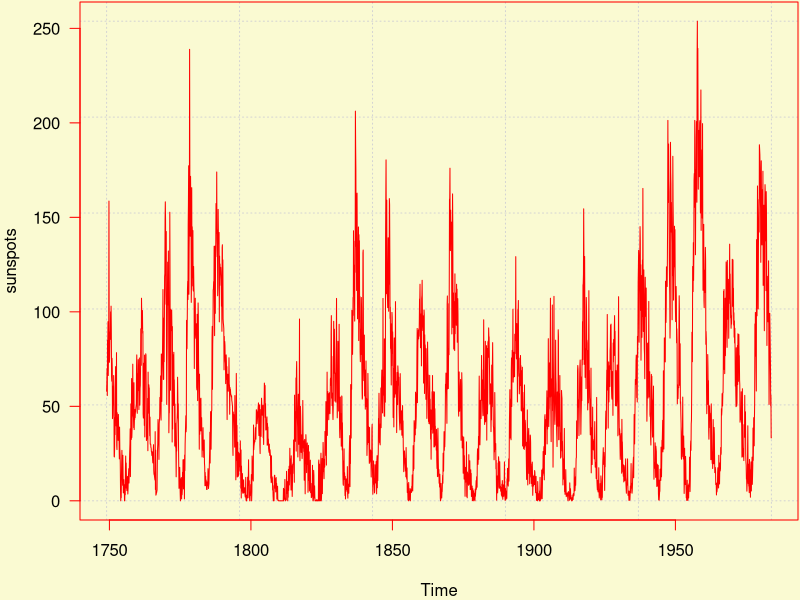
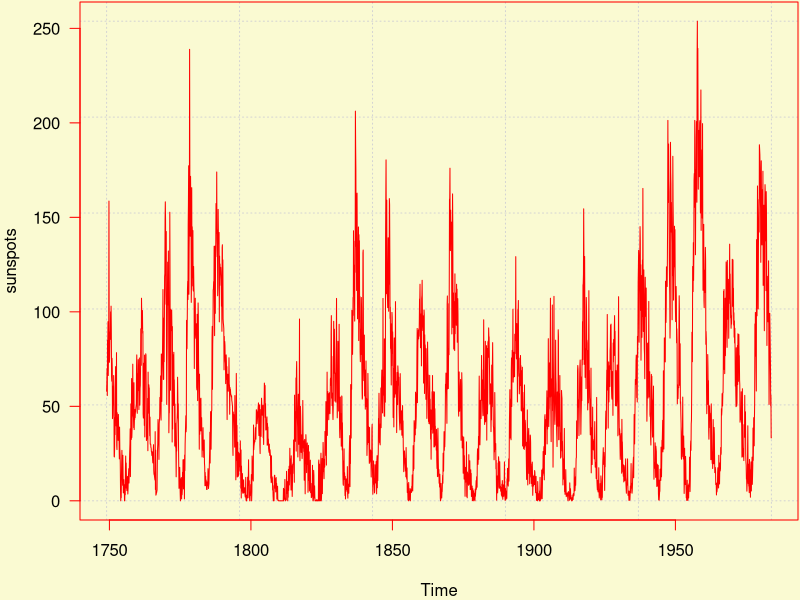

These figures' R source, in order:
## ---- chunk 1
#| sunspots, echo=FALSE, fig.dim=c(14, 4),
#| fig.cap='Monthly mean relative sunspot numbers from 1749 to 1983.'
par(mar = c(4, 4, .1, .1), bg = 'lightgoldenrodyellow', fg = 'red', las = 1)
plot(sunspots, col = 'red', panel.first = grid())
## ---- chunk 2
#| sunspots, fig.dim=c(14, 4), fig.env='.fullwidth .figure .box',
#| fig.cap='Monthly mean relative sunspot numbers from 1749 to 1983.'
par(mar = c(4, 4, .1, .1), bg = 'lightgoldenrodyellow', fg = 'red', las = 1)
plot(sunspots, col = 'red', panel.first = grid())
## ---- chunk 3
mtcars[1:4, 1:8]
## ---- chunk 4
seq(0, 1, .2) == c(0, .2, .4, .6, .8, 1)
